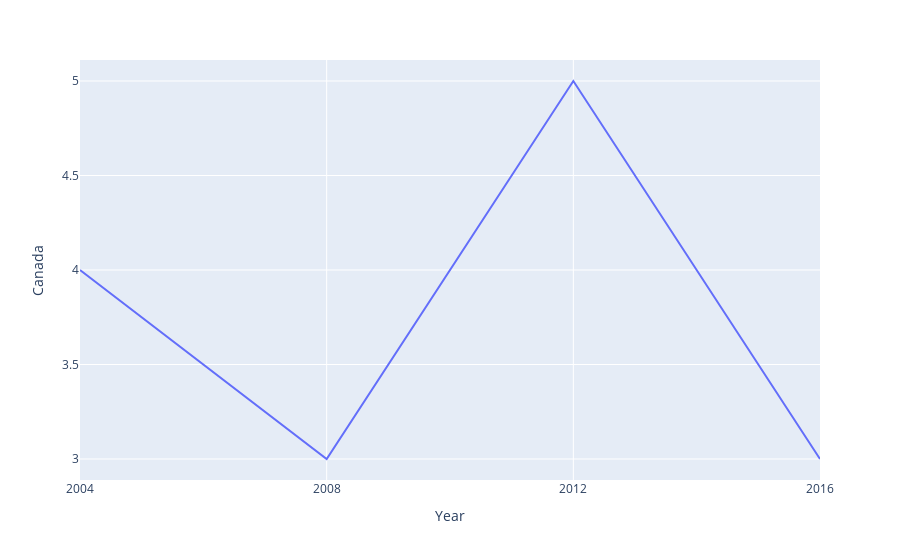

Here is the notebook cell this chart was saved with:
### Markdown cell above
We can easily plot the medals for either USA or Canada:

### Code cell
px.line(data_frame = df, x = "Year" , y = "Canada")

### Figure 1 — Plotly figure (JSON) as saved in the notebook; plotly's stock layout.template omitted (floating-point values rounded to 4 significant figures)
{"data": [{"hovertemplate": "Year=%{x}<br>Canada=%{y}<extra></extra>", "legendgroup": "", "line": {"color": "#636efa", "dash": "solid"}, "marker": {"symbol": "circle"}, "mode": "lines", "name": "", "orientation": "v", "showlegend": false, "type": "scatter", "x": ["2004", "2008", "2012", "2016"], "xaxis": "x", "y": [4, 3, 5, 3], "yaxis": "y"}], "layout": {"legend": {"tracegroupgap": 0}, "margin": {"t": 60}, "xaxis": {"anchor": "y", "domain": [0, 1], "title": {"text": "Year"}}, "yaxis": {"anchor": "x", "domain": [0, 1], "title": {"text": "Canada"}}}}
